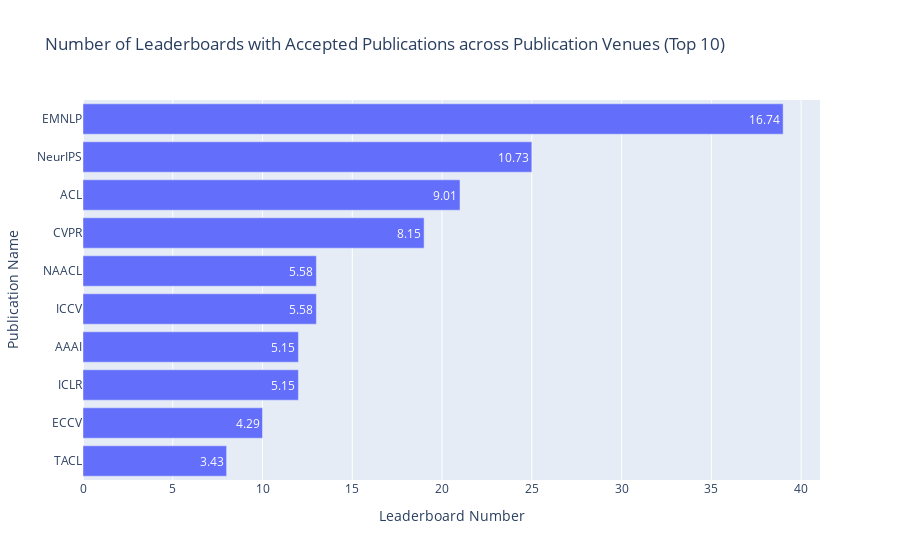

Notebook code for this chart:
### Code cell
df = pd.read_csv(path_meta / 'leaderboard_processed.csv')
df['Publication venues'] = df['Publication venues'].apply(ast.literal_eval)
df_pub = df[df['Publication venues'].apply(len) > 0]
print(f"{round(len(df_pub)/len(df)*100,2)}% ({len(df_pub)} out of {len(df)}) leaderboards are associated with specific publications, including research articles, blog posts, and white papers.")

df_literature = filter_rows_by_list_column(df_pub, 'Publication venues', non_literature_type)
print(f"{round(len(df_literature)/len(df_pub)*100,2)}% ({len(df_literature)} out of {len(df_pub)}) publications have been accepted in a specific workshop, conference, magzine, or journal.")
df_split = df_literature.explode('Publication venues').groupby('Publication venues').size().reset_index(name='Frequency')
df_split['Weight'] = 1

statistics = {
    'Distribution': 'Leaderboards across Publication Venues',
    'Mean': np.mean(df_split['Frequency']),
    'Median': np.median(df_split['Frequency']),
    'IQR': df_split['Frequency'].quantile(0.75) - df_split['Frequency'].quantile(0.25),
    'Gini Coefficient': ineqpy.inequality.gini(data=df_split, income='Frequency', weights='Weight'),
}
if os.path.exists(path_meta / 'leaderboard_statistics.csv'):
    df_statistics = pd.read_csv(path_meta / 'leaderboard_statistics.csv')
else:
    df_statistics = pd.DataFrame()
df_statistics = pd.concat([df_statistics, pd.DataFrame([statistics])], ignore_index=True)
df_statistics.drop_duplicates(subset=['Distribution'], keep='last', inplace=True)
df_statistics.sort_values(by='Distribution', inplace=True)
df_statistics.to_csv(path_meta / 'leaderboard_statistics.csv', index=False)

df_top = df_split.sort_values(by='Frequency', ascending=False).head(10)
print(f"{df_top['Publication venues'].iloc[0]} emerges as the conference with the most number of accepted publications, accounting for {round(df_top['Frequency'].iloc[0]/len(df_literature)*100,2)}% ({df_top['Frequency'].iloc[0]} out of {len(df_literature)}) of those published.")

df_top['Ratio'] = round(df_top['Frequency'] / len(df_literature) * 100, 2)

fig = go.Figure(go.Bar(
        x=df_top['Frequency'],  # Values for the bar lengths
        y=df_top['Publication venues'],  # Categories for each bar
        orientation='h',  # Sets the bars to be horizontal
        text=df_top['Ratio'],  # Adds the values as text on each bar
        textposition='auto'  # Automatically positions the text on the bars
))
fig.update_layout(
        title=f'Number of Leaderboards with Accepted Publications across Publication Venues (Top 10)',
        xaxis_title='Leaderboard Number',
        yaxis_title='Publication Name',
        yaxis_autorange='reversed'  # This line makes the bars go top-down
)
fig.show()

### Figure 1 — Plotly figure (JSON) as saved in the notebook; plotly's stock layout.template omitted (floating-point values rounded to 4 significant figures)
{"data": [{"orientation": "h", "text": [16.74, 10.73, 9.01, 8.15, 5.58, 5.58, 5.15, 5.15, 4.29, 3.43], "textposition": "auto", "type": "bar", "x": [39, 25, 21, 19, 13, 13, 12, 12, 10, 8], "y": ["EMNLP", "NeurIPS", "ACL", "CVPR", "NAACL", "ICCV", "AAAI", "ICLR", "ECCV", "TACL"]}], "layout": {"title": {"text": "Number of Leaderboards with Accepted Publications across Publication Venues (Top 10)"}, "xaxis": {"title": {"text": "Leaderboard Number"}}, "yaxis": {"autorange": "reversed", "title": {"text": "Publication Name"}}}}
